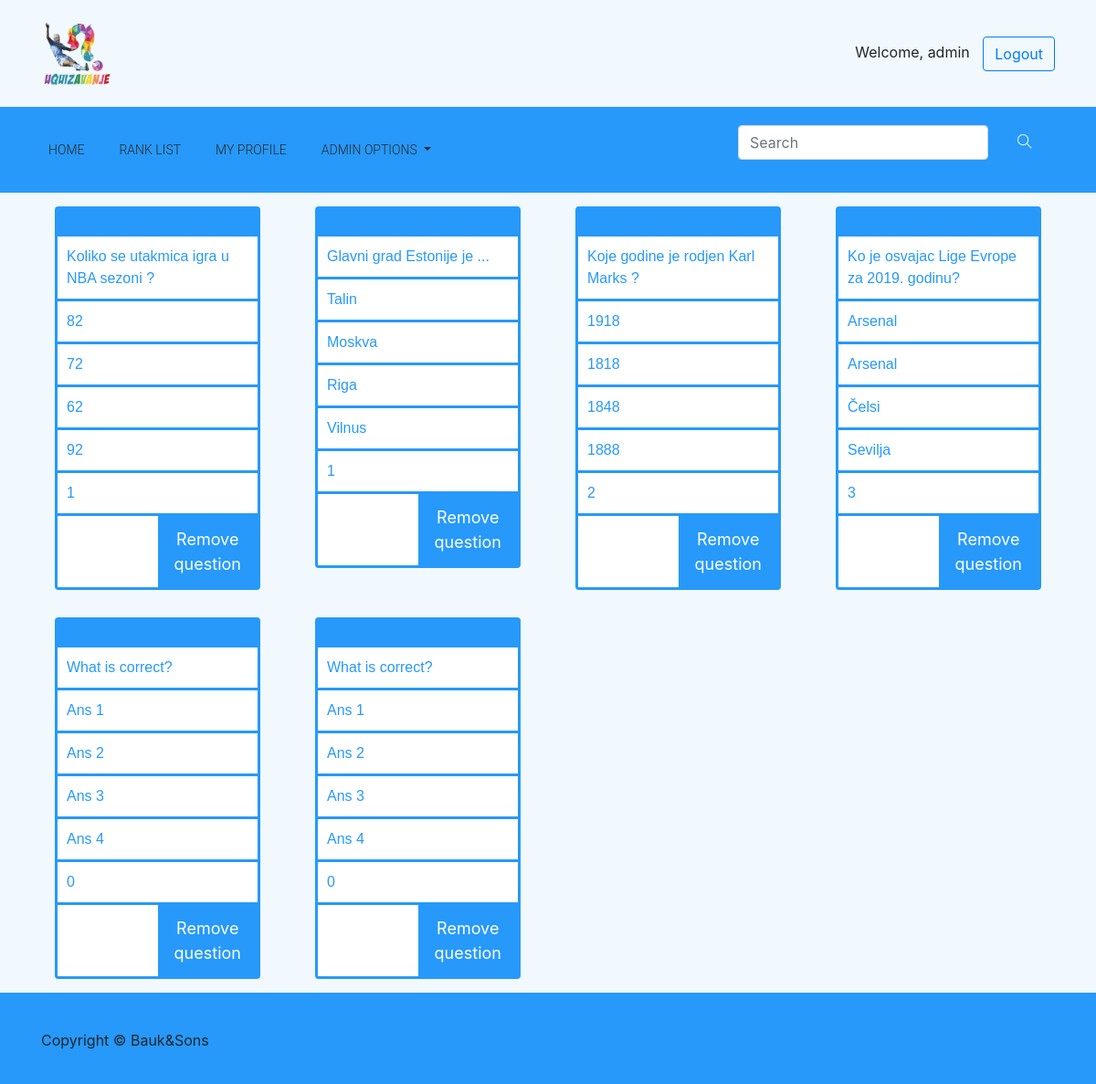
/admin_question_overview/ (signed in), run on the app's committed database.
### quiz/models.py (models this page shows, shortened)
class User(AbstractUser):
    email = models.EmailField(
        verbose_name='email address',
        max_length=255,
        unique=True,
    )
    age = models.IntegerField(null = True)
    is_active = models.BooleanField(default=True)
    is_moderator = models.BooleanField(default=False)
    wants_moderator = models.BooleanField(default = False)
    first_name = models.CharField(max_length=50)
    last_name = models.CharField( max_length=50)
    level = models.IntegerField(default = 0)
    picture = models.TextField(default = "quiz/default_avatar.jpg", max_length = 50, blank = True, null = True)
    ranking = models.IntegerField(default = -1)
    def moderator(self):
        return self.is_moderator
    def is_senior(self):
        return self.level >= 10
    USERNAME_FIELD = 'username'
    REQUIRED_FIELDS = ['email']

class Question(models.Model):
    question = models.TextField(max_length = 100)
    is_valid = models.BooleanField(default = False)
    answer_one = models.TextField(max_length = 20)
    answer_two = models.TextField(max_length = 20)
    answer_three = models.TextField(max_length = 20)
    answer_four = models.TextField(max_length = 20)
    correct = models.IntegerField()
    category = models.ForeignKey(Category, on_delete=models.DO_NOTHING)
    def get_all_questions():
        return Question.objects.all()

### quiz/views.py (the view)
# urls.py: url(r'^admin_question_overview/$',   views.admin_question_overview,      name = 'admin_question_overview'),
def admin_question_overview(request):
    user = request.user
    if user.is_superuser:
        questions = Question.get_all_questions()
        context = {
            'questions' : questions
        }
        return render(request, 'quiz/list_all_questions.html', context)
    return redirect('/home')

### quiz/templates/quiz/list_all_questions.html (shortened to what this page needs)
{% extends "quiz/base.html" %}
{% block content %}
<div class="container">
    <div class="row">
        {% for question in questions %}
        <div class="col-md-3">
            <div class="card">
                <div class="card_header">
                </div>
                <div class="question_card">
                    <p>{{question.question}}</p>
                    <p>{{question.answer_one}}</p>
                    <p>{{question.answer_two}}</p>
                    <p>{{question.answer_three}}</p>
                    <p>{{question.answer_four}}</p>
                    <p>{{question.correct}}</p>
                </div>
                <span>
                    <form method='GET' action="/admin_remove_question/">
                        <p class="button_p">
                            <button type="submit" class="remove_button">Remove question</button>
                        </p>
                    </form>
                </span>
            </div>
        </div>
        {% endfor %}
    </div>
</div>
{% endblock content %}

### quiz/templates/quiz/base.html (shortened to what this page needs)
{% load static %}
<!doctype html>
<html lang="en">
<head>
    <link rel="stylesheet" href="{% static 'quiz/bootstrap.min.css' %}">
    <link rel="stylesheet" href="{% static 'quiz/animate.css' %}">
    <link rel="stylesheet" href="{% static 'quiz/font-awesome.min.css' %}">
    <link rel="stylesheet" href="{% static 'quiz/style.css' %}">
    <link rel="stylesheet" href="{% static 'quiz/themify-icons.css' %}">
</head>
<body>
        <div id="page_container">
            <div id="content_wrapper">
    <header class="header_area">
        <div class="sub_header">
            <div class="container">
                <div class="row align-items-center">
                    <div class="col-xs-8 col-md-8 col-xl-6">
                        <div id="logo">
                            <a href="{% url 'quiz:home' %}"><img src="{% static 'quiz/uqizavanje_logo.png' %}" alt=""
                                    title="" /></a>
                        </div>
                    </div>
                    <div class="col-xs-4 col-md-4 col-xl-6">
                        {% if user.is_authenticated %}
                        <div class="float-right" id="welcome_message">
                            Welcome, {{ user.get_username }}
                            <a href="/accounts/logout" class="btn btn-outline-primary">Logout</a>
                        </div>
                        {% endif %}
                    </div>
                </div>
            </div>
        </div>
        <div class="main_menu">
            <div class="container">
                <div class="row">
                    <div class="col-lg-12">
                        <nav class="navbar navbar-expand-lg navbar-light">
                            <div class="collapse navbar-collapse" id="navbarSupportedContent">
                                <ul class="navbar-nav mr-auto">
                                    <li class="nav-item active">
                                        <a class="nav-link active" href="{% url 'quiz:home' %}">Home</a>
                                    </li>
                                    <li class="nav-item">
                                        <a class="nav-link" href="{% url 'quiz:rank_list'%}">Rank List</a>
                                    </li>
                                    {% if user.is_authenticated %}
                                    <li class="nav-item">
                                        <a class="nav-link" href="{% url 'quiz:my_profile' value=user.id%}">My Profile</a>
                                    </li>
                                    {% endif %}
                                    {% if user.is_superuser %}
                                    <li class="nav-item dropdown">
                                        <a class="nav-link dropdown-toggle" href="#" role="button"
                                            data-toggle="dropdown" aria-haspopup="true" aria-expanded="false">
                                            Admin options
                                        </a>
                                    </li>
                                    {% endif %}
                                </ul>
                            </div>
                            <div class="header_social_icon d-none d-sm-block">
                                <ul>
                                    <li>
                                        <form action="/search_results/" method="GET" class="form-inline mr-auto">
                                            <div class="md-form my-0">
                                                <input class="form-control" name="searched_name" type="search"
                                                    placeholder="Search" aria-label="Search">
                                                <button class="btn btn-primary" type='submit' id='lupa'><i
                                                        class=" ti-search text-white ml-3"
                                                        aria-hidden="true"></i></button>
                                            </div>
                                        </form>
                                    </li>
                                </ul>
                            </div>
                        </nav>
                    </div>
                </div>
            </div>
        </div>
    </header>
    {% block content %}
    {% endblock content %}
    </div>
    <footer class="footer">
        <div class="container">
            <div class="row text-center">
                <p class="col-lg-8 col-md-12">Copyright &copy; Bauk&Sons</p>
            </div>
        </div>
    </footer>
</div>
</body>
</html>

### quiz/static/quiz/style.css (style rules this page uses)
a { text-decoration: none; -webkit-transition: 0.5s; transition: 0.5s; }
img { max-width: 100%; }
.sub_header { padding: 20px 0px; background-color: #F1F9FF; }
.sub_header img { height: 15%; width: 15%; }
.main_menu { background-color: #2699FB; }
.main_menu .navbar-light .navbar-nav .nav-link { color: #2a2a2a; font-weight: 300; font-family: "Roboto", sans-serif; }
.main_menu .header_social_icon ul li { padding-right: 13px; }
.main_menu ul li { display: inline-block; font-size: 14px; text-transform: uppercase; padding-right: 22px; }
body { background-color: #F1F9FF; }
#lupa { background-color: #2699FB; border:#2699FB; }
#welcome_message a { margin-left: 10px; }
.card { max-width: 300px; margin: 15px; border: #2699FB solid; }
.card button { border: none; outline: 0; padding: 12px; color: white; text-align: center; cursor: pointer; width: 50%; font-size: 18px; }
.remove_button { float: right; background-color: #2699FB; }
.question_card p { padding: 10px; margin: 0px; text-align: left; border-bottom: #2699FB solid; font-family: 'Quicksand', sans-serif; color: #2699FB; }
.card_header { background-color: #2699FB; border: 1px #2699FB solid; padding: 10px; }
.button_p { padding: 0px; margin: 0px; }
.footer { background-color: #2699FB; height: 100px; position: absolute; bottom: 0; width: 100%; }
.footer p { margin-top: 40px; text-align: left; }
.main_menu .navbar { padding: 20px 0px; }
#page_container { position: relative; min-height: 100vh; }
#content_wrapper { padding-bottom: 100px; }

### data on the page
User: get_username "admin"
Question: question "Koliko se utakmica igra u NBA sezoni ?", answer_one "82", answer_two "72", answer_three "62", answer_four "92", correct "1"
Question: question "Glavni grad Estonije je ...", answer_one "Talin", answer_two "Moskva", answer_three "Riga", answer_four "Vilnus", correct "1"
Question: question "Koje godine je rodjen Karl Marks ?", answer_one "1918", answer_two "1818", answer_three "1848", answer_four "1888", correct "2"
Question: question "Ko je osvajac Lige Evrope za 2019. godinu?", answer_one "Arsenal", answer_two "Arsenal", answer_three "Čelsi", answer_four "Sevilja", correct "3"
Question: question "What is correct?", answer_one "Ans 1", answer_two "Ans 2", answer_three "Ans 3", answer_four "Ans 4", correct "0"
Question: question "What is correct?", answer_one "Ans 1", answer_two "Ans 2", answer_three "Ans 3", answer_four "Ans 4", correct "0"
